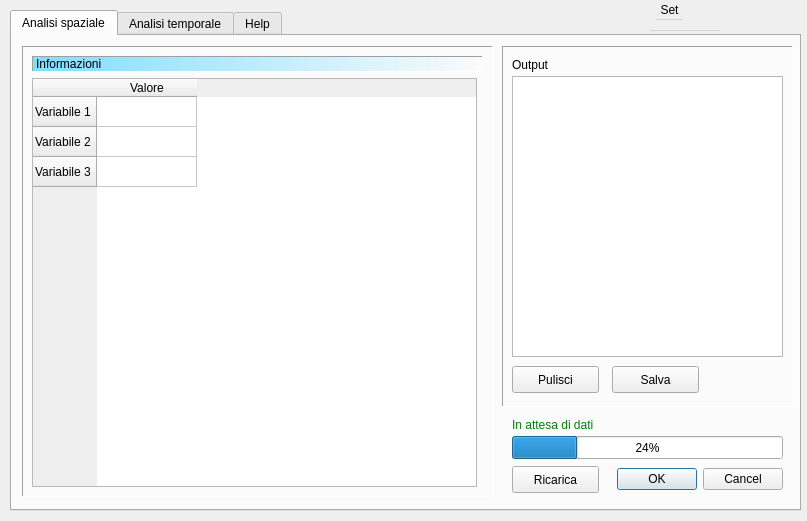
<?xml version="1.0" encoding="UTF-8"?>
<ui version="4.0">
 <class>Dialog</class>
 <widget class="QDialog" name="Dialog">
  <property name="enabled">
   <bool>true</bool>
  </property>
  <property name="geometry">
   <rect>
    <x>0</x>
    <y>0</y>
    <width>807</width>
    <height>521</height>
   </rect>
  </property>
  <property name="sizePolicy">
   <sizepolicy hsizetype="Fixed" vsizetype="Fixed">
    <horstretch>0</horstretch>
    <verstretch>0</verstretch>
   </sizepolicy>
  </property>
  <property name="minimumSize">
   <size>
    <width>800</width>
    <height>521</height>
   </size>
  </property>
  <property name="maximumSize">
   <size>
    <width>807</width>
    <height>521</height>
   </size>
  </property>
  <property name="windowTitle">
   <string>GUI ENVIFATE</string>
  </property>
  <widget class="QTabWidget" name="tabWidget">
   <property name="geometry">
    <rect>
     <x>10</x>
     <y>10</y>
     <width>791</width>
     <height>501</height>
    </rect>
   </property>
   <property name="currentIndex">
    <number>0</number>
   </property>
   <widget class="QWidget" name="tab">
    <attribute name="title">
     <string>Analisi spaziale</string>
    </attribute>
    <widget class="QPushButton" name="reset_field_button">
     <property name="geometry">
      <rect>
       <x>500</x>
       <y>430</y>
       <width>87</width>
       <height>27</height>
      </rect>
     </property>
     <property name="text">
      <string>Ricarica</string>
     </property>
    </widget>
    <widget class="QLabel" name="label_box_wind_2">
     <property name="geometry">
      <rect>
       <x>10</x>
       <y>10</y>
       <width>471</width>
       <height>451</height>
      </rect>
     </property>
     <property name="styleSheet">
      <string notr="true">background-color : qlineargradient(spread:pad, x1:0, y1:0, x2:1, y2:0, stop:0 rgba(0, 0, 0, 0), stop:1 rgba(0, 0, 0, 0)); color : black</string>
     </property>
     <property name="frameShape">
      <enum>QFrame::Panel</enum>
     </property>
     <property name="frameShadow">
      <enum>QFrame::Sunken</enum>
     </property>
     <property name="text">
      <string/>
     </property>
    </widget>
    <widget class="QProgressBar" name="progressBar">
     <property name="geometry">
      <rect>
       <x>500</x>
       <y>400</y>
       <width>271</width>
       <height>23</height>
      </rect>
     </property>
     <property name="value">
      <number>24</number>
     </property>
    </widget>
    <widget class="QWidget" name="gridLayoutWidget_2">
     <property name="geometry">
      <rect>
       <x>10</x>
       <y>10</y>
       <width>471</width>
       <height>451</height>
      </rect>
     </property>
     <layout class="QGridLayout" name="gridLayout_8">
      <property name="leftMargin">
       <number>10</number>
      </property>
      <property name="topMargin">
       <number>10</number>
      </property>
      <property name="rightMargin">
       <number>10</number>
      </property>
      <property name="bottomMargin">
       <number>10</number>
      </property>
      <item row="0" column="0" colspan="2">
       <layout class="QHBoxLayout" name="horizontalLayout_4">
        <item>
         <widget class="QLabel" name="label_title">
          <property name="styleSheet">
           <string notr="true">background-color : qlineargradient(spread:pad, x1:0, y1:0, x2:1, y2:0, stop:0 #80DEFF, stop:1 rgba(0, 0, 0, 0)); color : black</string>
          </property>
          <property name="frameShape">
           <enum>QFrame::Panel</enum>
          </property>
          <property name="frameShadow">
           <enum>QFrame::Sunken</enum>
          </property>
          <property name="text">
           <string>Informazioni</string>
          </property>
         </widget>
        </item>
       </layout>
      </item>
      <item row="1" column="0">
       <widget class="QTableWidget" name="tableWidget">
        <row>
         <property name="text">
          <string>Variabile 1</string>
         </property>
        </row>
        <row>
         <property name="text">
          <string>Variabile 2</string>
         </property>
        </row>
        <row>
         <property name="text">
          <string>Variabile 3</string>
         </property>
        </row>
        <column>
         <property name="text">
          <string>Valore</string>
         </property>
        </column>
       </widget>
      </item>
     </layout>
    </widget>
    <widget class="QDialogButtonBox" name="buttonBox">
     <property name="geometry">
      <rect>
       <x>590</x>
       <y>430</y>
       <width>181</width>
       <height>27</height>
      </rect>
     </property>
     <property name="standardButtons">
      <set>QDialogButtonBox::Cancel|QDialogButtonBox::Ok</set>
     </property>
    </widget>
    <widget class="QPlainTextEdit" name="console">
     <property name="geometry">
      <rect>
       <x>500</x>
       <y>40</y>
       <width>271</width>
       <height>281</height>
      </rect>
     </property>
     <property name="textInteractionFlags">
      <set>Qt::TextEditorInteraction</set>
     </property>
    </widget>
    <widget class="QLabel" name="label_28">
     <property name="geometry">
      <rect>
       <x>500</x>
       <y>20</y>
       <width>58</width>
       <height>17</height>
      </rect>
     </property>
     <property name="text">
      <string>Output</string>
     </property>
    </widget>
    <widget class="QLabel" name="label_status">
     <property name="geometry">
      <rect>
       <x>500</x>
       <y>380</y>
       <width>271</width>
       <height>17</height>
      </rect>
     </property>
     <property name="styleSheet">
      <string notr="true">color: green;</string>
     </property>
     <property name="text">
      <string>In attesa di dati</string>
     </property>
     <property name="textFormat">
      <enum>Qt::PlainText</enum>
     </property>
    </widget>
    <widget class="QLabel" name="label_box_wind">
     <property name="geometry">
      <rect>
       <x>490</x>
       <y>10</y>
       <width>291</width>
       <height>361</height>
      </rect>
     </property>
     <property name="styleSheet">
      <string notr="true">background-color : qlineargradient(spread:pad, x1:0, y1:0, x2:1, y2:0, stop:0 rgba(0, 0, 0, 0), stop:1 rgba(0, 0, 0, 0)); color : black</string>
     </property>
     <property name="frameShape">
      <enum>QFrame::Panel</enum>
     </property>
     <property name="frameShadow">
      <enum>QFrame::Sunken</enum>
     </property>
     <property name="text">
      <string/>
     </property>
    </widget>
    <widget class="QPushButton" name="clear_out_button">
     <property name="geometry">
      <rect>
       <x>500</x>
       <y>330</y>
       <width>87</width>
       <height>27</height>
      </rect>
     </property>
     <property name="text">
      <string>Pulisci</string>
     </property>
    </widget>
    <widget class="QPushButton" name="save_out_button">
     <property name="geometry">
      <rect>
       <x>600</x>
       <y>330</y>
       <width>87</width>
       <height>27</height>
      </rect>
     </property>
     <property name="text">
      <string>Salva</string>
     </property>
    </widget>
    <zorder>label_box_wind</zorder>
    <zorder>reset_field_button</zorder>
    <zorder>label_box_wind_2</zorder>
    <zorder>progressBar</zorder>
    <zorder>gridLayoutWidget_2</zorder>
    <zorder>buttonBox</zorder>
    <zorder>console</zorder>
    <zorder>label_28</zorder>
    <zorder>label_status</zorder>
    <zorder>clear_out_button</zorder>
    <zorder>save_out_button</zorder>
   </widget>
   <widget class="QWidget" name="tab_2">
    <attribute name="title">
     <string>Analisi temporale</string>
    </attribute>
    <widget class="QWidget" name="verticalLayoutWidget_3">
     <property name="geometry">
      <rect>
       <x>370</x>
       <y>10</y>
       <width>391</width>
       <height>51</height>
      </rect>
     </property>
     <layout class="QVBoxLayout" name="layout_mat_3">
      <item>
       <layout class="QHBoxLayout" name="horizontalLayout_8"/>
      </item>
     </layout>
    </widget>
    <widget class="QDialogButtonBox" name="buttonBox_2">
     <property name="geometry">
      <rect>
       <x>580</x>
       <y>400</y>
       <width>181</width>
       <height>27</height>
      </rect>
     </property>
     <property name="standardButtons">
      <set>QDialogButtonBox::Cancel|QDialogButtonBox::Ok</set>
     </property>
    </widget>
    <widget class="QLabel" name="label_box_wind_4">
     <property name="geometry">
      <rect>
       <x>10</x>
       <y>70</y>
       <width>761</width>
       <height>311</height>
      </rect>
     </property>
     <property name="styleSheet">
      <string notr="true">background-color : qlineargradient(spread:pad, x1:0, y1:0, x2:1, y2:0, stop:0 rgba(0, 0, 0, 0), stop:1 rgba(0, 0, 0, 0)); color : black</string>
     </property>
     <property name="frameShape">
      <enum>QFrame::Panel</enum>
     </property>
     <property name="frameShadow">
      <enum>QFrame::Sunken</enum>
     </property>
     <property name="text">
      <string/>
     </property>
    </widget>
    <widget class="QWidget" name="verticalLayoutWidget_2">
     <property name="geometry">
      <rect>
       <x>10</x>
       <y>70</y>
       <width>761</width>
       <height>311</height>
      </rect>
     </property>
     <layout class="QVBoxLayout" name="layout_mat_2">
      <property name="spacing">
       <number>0</number>
      </property>
     </layout>
    </widget>
    <widget class="QWidget" name="verticalLayoutWidget">
     <property name="geometry">
      <rect>
       <x>0</x>
       <y>10</y>
       <width>361</width>
       <height>51</height>
      </rect>
     </property>
     <layout class="QVBoxLayout" name="layout_mat"/>
    </widget>
    <widget class="QProgressBar" name="progressBar_2">
     <property name="geometry">
      <rect>
       <x>30</x>
       <y>400</y>
       <width>381</width>
       <height>23</height>
      </rect>
     </property>
     <property name="value">
      <number>0</number>
     </property>
    </widget>
    <widget class="QPushButton" name="button_reset_draw">
     <property name="geometry">
      <rect>
       <x>490</x>
       <y>400</y>
       <width>87</width>
       <height>27</height>
      </rect>
     </property>
     <property name="text">
      <string>Reset</string>
     </property>
    </widget>
   </widget>
   <widget class="QWidget" name="tab_web">
    <attribute name="title">
     <string>Help</string>
    </attribute>
    <widget class="QWidget" name="verticalLayoutWidget_4">
     <property name="geometry">
      <rect>
       <x>9</x>
       <y>9</y>
       <width>771</width>
       <height>421</height>
      </rect>
     </property>
     <layout class="QVBoxLayout" name="web_layout"/>
    </widget>
   </widget>
  </widget>
  <widget class="QMenuBar" name="menubar">
   <property name="geometry">
    <rect>
     <x>650</x>
     <y>1</y>
     <width>70</width>
     <height>30</height>
    </rect>
   </property>
   <property name="sizePolicy">
    <sizepolicy hsizetype="Fixed" vsizetype="Minimum">
     <horstretch>0</horstretch>
     <verstretch>0</verstretch>
    </sizepolicy>
   </property>
   <property name="minimumSize">
    <size>
     <width>0</width>
     <height>30</height>
    </size>
   </property>
   <property name="maximumSize">
    <size>
     <width>16777215</width>
     <height>30</height>
    </size>
   </property>
   <property name="palette">
    <palette>
     <active>
      <colorrole role="WindowText">
       <brush brushstyle="SolidPattern">
        <color alpha="255">
         <red>0</red>
         <green>0</green>
         <blue>0</blue>
        </color>
       </brush>
      </colorrole>
      <colorrole role="Button">
       <brush brushstyle="SolidPattern">
        <color alpha="255">
         <red>0</red>
         <green>0</green>
         <blue>0</blue>
        </color>
       </brush>
      </colorrole>
      <colorrole role="Text">
       <brush brushstyle="SolidPattern">
        <color alpha="255">
         <red>0</red>
         <green>0</green>
         <blue>0</blue>
        </color>
       </brush>
      </colorrole>
      <colorrole role="ButtonText">
       <brush brushstyle="SolidPattern">
        <color alpha="255">
         <red>0</red>
         <green>0</green>
         <blue>0</blue>
        </color>
       </brush>
      </colorrole>
     </active>
     <inactive>
      <colorrole role="WindowText">
       <brush brushstyle="SolidPattern">
        <color alpha="255">
         <red>0</red>
         <green>0</green>
         <blue>0</blue>
        </color>
       </brush>
      </colorrole>
      <colorrole role="Button">
       <brush brushstyle="SolidPattern">
        <color alpha="255">
         <red>0</red>
         <green>0</green>
         <blue>0</blue>
        </color>
       </brush>
      </colorrole>
      <colorrole role="Text">
       <brush brushstyle="SolidPattern">
        <color alpha="255">
         <red>0</red>
         <green>0</green>
         <blue>0</blue>
        </color>
       </brush>
      </colorrole>
      <colorrole role="ButtonText">
       <brush brushstyle="SolidPattern">
        <color alpha="255">
         <red>0</red>
         <green>0</green>
         <blue>0</blue>
        </color>
       </brush>
      </colorrole>
     </inactive>
     <disabled>
      <colorrole role="WindowText">
       <brush brushstyle="SolidPattern">
        <color alpha="255">
         <red>159</red>
         <green>158</green>
         <blue>158</blue>
        </color>
       </brush>
      </colorrole>
      <colorrole role="Button">
       <brush brushstyle="SolidPattern">
        <color alpha="255">
         <red>0</red>
         <green>0</green>
         <blue>0</blue>
        </color>
       </brush>
      </colorrole>
      <colorrole role="Text">
       <brush brushstyle="SolidPattern">
        <color alpha="255">
         <red>159</red>
         <green>158</green>
         <blue>158</blue>
        </color>
       </brush>
      </colorrole>
      <colorrole role="ButtonText">
       <brush brushstyle="SolidPattern">
        <color alpha="255">
         <red>159</red>
         <green>158</green>
         <blue>158</blue>
        </color>
       </brush>
      </colorrole>
     </disabled>
    </palette>
   </property>
   <property name="autoFillBackground">
    <bool>true</bool>
   </property>
   <widget class="QMenu" name="menuFile_6">
    <property name="geometry">
     <rect>
      <x>995</x>
      <y>110</y>
      <width>142</width>
      <height>156</height>
     </rect>
    </property>
    <property name="sizePolicy">
     <sizepolicy hsizetype="Fixed" vsizetype="Preferred">
      <horstretch>0</horstretch>
      <verstretch>0</verstretch>
     </sizepolicy>
    </property>
    <property name="palette">
     <palette>
      <active>
       <colorrole role="Button">
        <brush brushstyle="SolidPattern">
         <color alpha="255">
          <red>0</red>
          <green>0</green>
          <blue>0</blue>
         </color>
        </brush>
       </colorrole>
       <colorrole role="Text">
        <brush brushstyle="SolidPattern">
         <color alpha="255">
          <red>0</red>
          <green>0</green>
          <blue>0</blue>
         </color>
        </brush>
       </colorrole>
       <colorrole role="Base">
        <brush brushstyle="SolidPattern">
         <color alpha="255">
          <red>242</red>
          <green>241</green>
          <blue>240</blue>
         </color>
        </brush>
       </colorrole>
       <colorrole role="Window">
        <brush brushstyle="SolidPattern">
         <color alpha="255">
          <red>242</red>
          <green>241</green>
          <blue>240</blue>
         </color>
        </brush>
       </colorrole>
      </active>
      <inactive>
       <colorrole role="Button">
        <brush brushstyle="SolidPattern">
         <color alpha="255">
          <red>0</red>
          <green>0</green>
          <blue>0</blue>
         </color>
        </brush>
       </colorrole>
       <colorrole role="Text">
        <brush brushstyle="SolidPattern">
         <color alpha="255">
          <red>0</red>
          <green>0</green>
          <blue>0</blue>
         </color>
        </brush>
       </colorrole>
       <colorrole role="Base">
        <brush brushstyle="SolidPattern">
         <color alpha="255">
          <red>242</red>
          <green>241</green>
          <blue>240</blue>
         </color>
        </brush>
       </colorrole>
       <colorrole role="Window">
        <brush brushstyle="SolidPattern">
         <color alpha="255">
          <red>242</red>
          <green>241</green>
          <blue>240</blue>
         </color>
        </brush>
       </colorrole>
      </inactive>
      <disabled>
       <colorrole role="Button">
        <brush brushstyle="SolidPattern">
         <color alpha="255">
          <red>0</red>
          <green>0</green>
          <blue>0</blue>
         </color>
        </brush>
       </colorrole>
       <colorrole role="Text">
        <brush brushstyle="SolidPattern">
         <color alpha="255">
          <red>159</red>
          <green>158</green>
          <blue>158</blue>
         </color>
        </brush>
       </colorrole>
       <colorrole role="Base">
        <brush brushstyle="SolidPattern">
         <color alpha="255">
          <red>242</red>
          <green>241</green>
          <blue>240</blue>
         </color>
        </brush>
       </colorrole>
       <colorrole role="Window">
        <brush brushstyle="SolidPattern">
         <color alpha="255">
          <red>242</red>
          <green>241</green>
          <blue>240</blue>
         </color>
        </brush>
       </colorrole>
      </disabled>
     </palette>
    </property>
    <property name="autoFillBackground">
     <bool>true</bool>
    </property>
    <property name="tearOffEnabled">
     <bool>true</bool>
    </property>
    <property name="title">
     <string>Set</string>
    </property>
    <addaction name="actionSetting"/>
    <addaction name="separator"/>
    <addaction name="actionCredits"/>
    <addaction name="separator"/>
    <addaction name="actionManuale"/>
    <addaction name="separator"/>
   </widget>
   <addaction name="menuFile_6"/>
  </widget>
  <action name="actionManuale">
   <property name="text">
    <string>Manuale</string>
   </property>
  </action>
  <action name="actionCredits">
   <property name="text">
    <string>Credits</string>
   </property>
  </action>
  <action name="actionConfigurazione">
   <property name="text">
    <string>Configurazione</string>
   </property>
  </action>
  <action name="actionPippo">
   <property name="text">
    <string>pippo</string>
   </property>
  </action>
  <action name="actionPluto">
   <property name="text">
    <string>pluto</string>
   </property>
  </action>
  <action name="actionSetting">
   <property name="text">
    <string>Dataset</string>
   </property>
  </action>
  <action name="actionInput">
   <property name="text">
    <string>Input</string>
   </property>
  </action>
 </widget>
 <resources/>
 <connections>
  <connection>
   <sender>buttonBox</sender>
   <signal>rejected()</signal>
   <receiver>Dialog</receiver>
   <slot>reject()</slot>
   <hints>
    <hint type="sourcelabel">
     <x>692</x>
     <y>434</y>
    </hint>
    <hint type="destinationlabel">
     <x>402</x>
     <y>237</y>
    </hint>
   </hints>
  </connection>
  <connection>
   <sender>buttonBox_2</sender>
   <signal>rejected()</signal>
   <receiver>Dialog</receiver>
   <slot>reject()</slot>
   <hints>
    <hint type="sourcelabel">
     <x>702</x>
     <y>434</y>
    </hint>
    <hint type="destinationlabel">
     <x>402</x>
     <y>237</y>
    </hint>
   </hints>
  </connection>
 </connections>
</ui>
